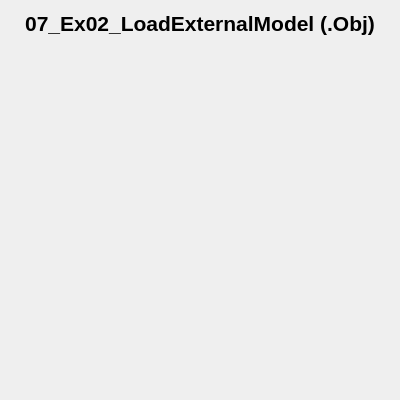
<?xml version="1.0" encoding="UTF-8"?>
<ui version="4.0">
 <class>window</class>
 <widget class="QWidget" name="window">
  <property name="geometry">
   <rect>
    <x>0</x>
    <y>0</y>
    <width>400</width>
    <height>400</height>
   </rect>
  </property>
  <property name="windowTitle">
   <string>window</string>
  </property>
  <layout class="QGridLayout" name="gridLayout">
   <item row="0" column="0">
    <widget class="QLabel" name="label">
     <property name="sizePolicy">
      <sizepolicy hsizetype="Preferred" vsizetype="Fixed">
       <horstretch>0</horstretch>
       <verstretch>0</verstretch>
      </sizepolicy>
     </property>
     <property name="font">
      <font>
       <pointsize>16</pointsize>
       <bold>true</bold>
      </font>
     </property>
     <property name="text">
      <string>07_Ex02_LoadExternalModel (.Obj)</string>
     </property>
     <property name="alignment">
      <set>Qt::AlignCenter</set>
     </property>
    </widget>
   </item>
   <item row="1" column="0">
    <widget class="glWidget" name="widget" native="true"/>
   </item>
  </layout>
 </widget>
 <customwidgets>
  <customwidget>
   <class>glWidget</class>
   <extends>QWidget</extends>
   <header location="global">glwidget.h</header>
   <container>1</container>
  </customwidget>
 </customwidgets>
 <resources/>
 <connections/>
</ui>
